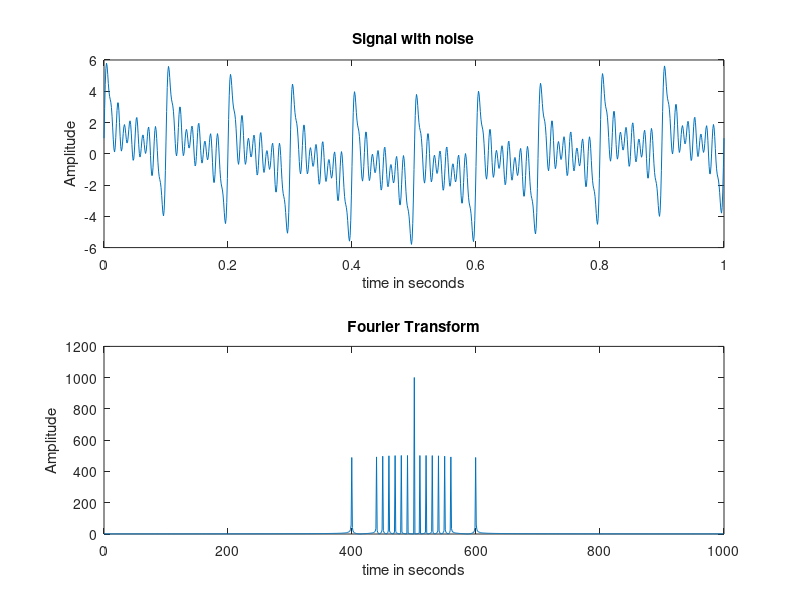

Here is the MATLAB script that generated this plot:
t = 0:0.001:1;
noice = sin(2*pi*100*t) + exp(2*pi*t*j);
sum = 0;
for f = 10:10:60
    y1 = sin(2*pi*f*t);
    sum = sum + y1;
end
sum = sum +noice;
subplot(2,1,1)
plot(t,sum);

xlabel('time in seconds')
ylabel('Amplitude')
title('Signal with noise');

N = length(sum);
f = (0:N-1)*1000/N;

subplot(2,1,2)
plot(f,abs(fftshift(fft(sum))));

xlabel('time in seconds')   
ylabel('Amplitude')
title('Fourier Transform');
